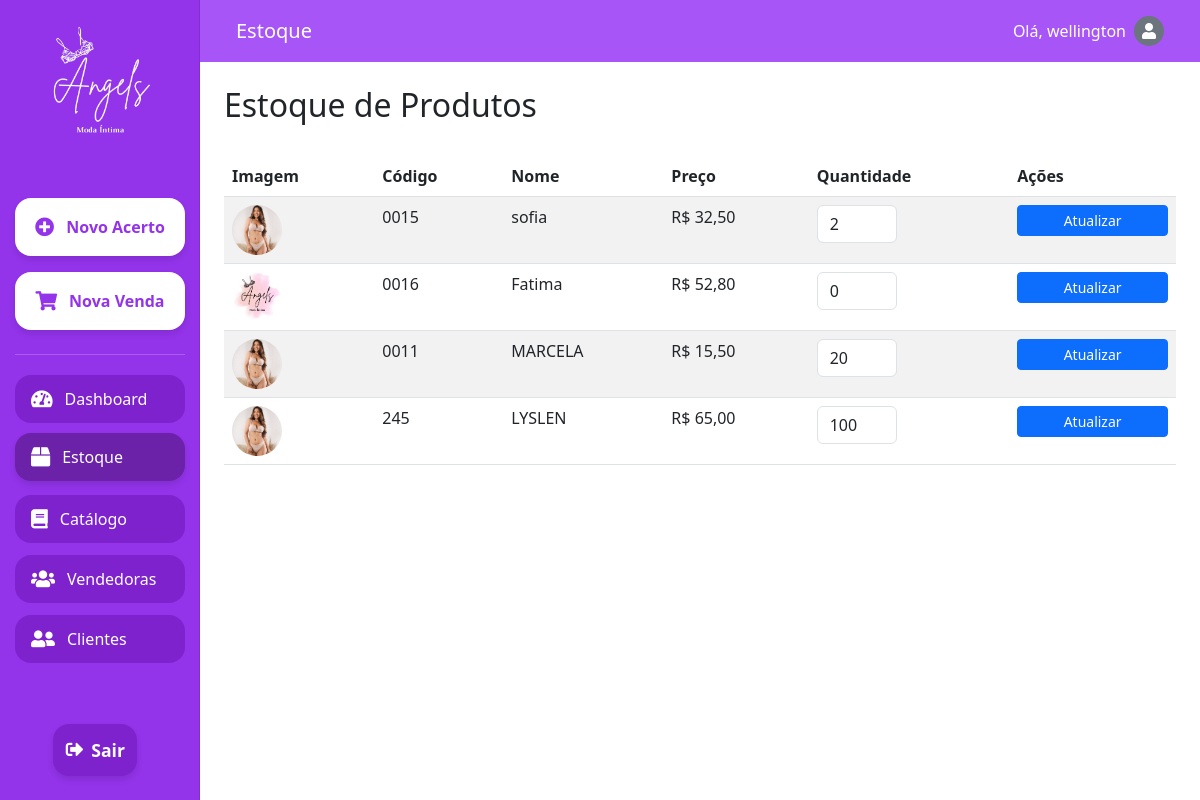
The app's page /estoque/ (signed in) with its own data.
### setup/models.py (models this page shows, shortened)
class CustomUser(AbstractUser):
    email = models.EmailField(_('email address'), unique=True)
    profile_picture = models.ImageField(upload_to='profile_pics/', null=True, blank=True)
    USERNAME_FIELD = 'email'
    REQUIRED_FIELDS = ['username']

class Produto(models.Model):
    codigo = models.CharField(max_length=50, unique=True)
    nome = models.CharField(max_length=100)
    foto = models.ImageField(upload_to='produtos/', null=True, blank=True)
    preco = models.DecimalField(max_digits=10, decimal_places=2)
    quantidade = models.IntegerField(default=0)

### setup/views.py (the view)
# urls.py: path('estoque/', views.estoque, name='estoque'),
@login_required
def estoque(request):
    produtos = Produto.objects.all()
    return render(request, 'estoque.html', {'produtos': produtos})

### setup/templates/estoque.html (shortened to what this page needs)
{% extends 'base.html' %}
{% load static %}
{% block content %}
<!DOCTYPE html>
<html lang="pt-br">
<head>
    <link href="https://cdn.jsdelivr.net/npm/bootstrap@5.3.0/dist/css/bootstrap.min.css" rel="stylesheet">
    <link href="https://cdnjs.cloudflare.com/ajax/libs/font-awesome/5.15.3/css/all.min.css" rel="stylesheet">
</head>
<body>
    <div class="container-fluid vh-100">
        <div class="row h-100">
            <nav id="sidebarMenu" class="col-md-3 col-lg-2 d-md-block sidebar collapse p-0">
                <div class="position-sticky pt-3 h-100 d-flex flex-column align-items-center">
                    <div class="text-center mb-4">
                        <img src="{% static 'images/logo_Angels_branco.png' %}" alt="Angels Logo" class="img-fluid" style="max-width: 150px;">
                    </div>
                    <a class="btn btn-highlight mb-2" href="#">
                        <i class="fas fa-plus-circle"></i> Novo Acerto
                    </a>
                    <a class="btn btn-highlight mb-2" href="#">
                        <i class="fas fa-shopping-cart"></i> Nova Venda
                    </a>
                    <div class="separator"></div>
                    <a class="nav-link mb-2" href="{% url 'dashboard' %}">
                        <i class="fas fa-tachometer-alt"></i> Dashboard
                    </a>
                    <a class="nav-link mb-2 active" href="{% url 'estoque' %}">
                        <i class="fas fa-box"></i> Estoque
                    </a>
                    <a class="nav-link mb-2" href="{% url 'catalogo' %}">
                        <i class="fas fa-book"></i> Catálogo
                    </a>
                    <a class="nav-link mb-2" href="{% url 'vendedoras' %}">
                        <i class="fas fa-users"></i> Vendedoras
                    </a>
                    <a class="nav-link mb-2" href="{% url 'clientes' %}">
                        <i class="fas fa-user-friends"></i> Clientes
                    </a>
                    <div class="mt-auto mb-3">
                        <a class="btn btn-exit" href="{% url 'login' %}">
                            <i class="fas fa-sign-out-alt me-2"></i>
                            <span>Sair</span>
                        </a>
                    </div>
                </div>
            </nav>
            <main class="col-md-9 ms-sm-auto col-lg-10 px-md-4">
                <nav class="navbar navbar-expand-lg navbar-dark custom-navbar mb-4">
                    <div class="container-fluid">
                        <a class="navbar-brand" href="#">Estoque</a>
                        <span class="navbar-text text-white d-flex align-items-center">
                            Olá, {{ user.username }}
                            {% if user.profile_picture %}
                                <img src="{{ user.profile_picture.url }}" alt="Foto de perfil" class="rounded-circle ms-2" style="width: 30px; height: 30px; object-fit: cover;">
                            {% else %}
                                <div class="rounded-circle ms-2 bg-secondary d-flex align-items-center justify-content-center" style="width: 30px; height: 30px;">
                                    <i class="fas fa-user text-white"></i>
                                </div>
                            {% endif %}
                        </span>
                    </div>
                </nav>
                <div class="d-flex justify-content-between align-items-center mb-4">
                    <h1 class="h2">Estoque de Produtos</h1>
                </div>
                <div class="table-responsive">
                    <table class="table table-striped table-hover">
                        <thead>
                            <tr>
                                <th>Imagem</th>
                                <th>Código</th>
                                <th>Nome</th>
                                <th>Preço</th>
                                <th>Quantidade</th>
                                <th>Ações</th>
                            </tr>
                        </thead>
                        <tbody>
                            {% for produto in produtos %}
                            <tr>
                                <td>
                                    {% if produto.foto %}
                                        <img src="{{ produto.foto.url }}" alt="{{ produto.nome }}" class="product-image">
                                    {% else %}
                                        <div class="product-image bg-secondary d-flex align-items-center justify-content-center">
                                            <i class="fas fa-image text-white"></i>
                                        </div>
                                    {% endif %}
                                </td>
                                <td>{{ produto.codigo }}</td>
                                <td>{{ produto.nome }}</td>
                                <td>R$ {{ produto.preco|floatformat:2 }}</td>
                                <td>
                                    <input type="number" class="form-control quantity-input" value="{{ produto.quantidade }}" min="0" data-produto-id="{{ produto.id }}">
                                </td>
                                <td>
                                    <button class="btn btn-sm btn-primary update-quantity" data-produto-id="{{ produto.id }}">Atualizar</button>
                                </td>
                            </tr>
                            {% empty %}
                            <tr>
                                <td colspan="6" class="text-center">Nenhum produto cadastrado.</td>
                            </tr>
                            {% endfor %}
                        </tbody>
                    </table>
                </div>
            </main>
        </div>
    </div>
</body>
</html>
{% endblock %}

### setup/templates/base.html (style rules this page uses)
body { background-color: #9333ea; min-height: 100vh; display: flex; align-items: center; justify-content: center; }
.form-control { border-radius: 25px; padding: 0.75rem 1.25rem; border: 1px solid #e2e8f0; }
.btn-primary { background-color: #9333ea; border: none; border-radius: 25px; padding: 0.75rem; width: 100%; font-weight: 500; transition: all 0.3s ease; }

### setup/templates/estoque.html (style rules this page uses)
body, html { height: 100%; overflow-x: hidden; }
.sidebar { position: fixed; top: 0; bottom: 0; left: 0; z-index: 100; padding: 0; box-shadow: inset -1px 0 0 rgba(0, 0, 0, .1); background-color: #9333ea; display: flex; flex-direction: column; align-items: center; padding-top: 1rem; }
.sidebar .nav-link { color: #fff; font-weight: 500; padding: 0.75rem 1rem; margin: 0.25rem 0; font-size: 1rem; display: flex; align-items: center; justify-content: flex-start; width: 85%; border-radius: 1rem; transition: all 0.3s ease; background-color: #7e22ce; }
.sidebar .nav-link:hover, .sidebar .nav-link.active { background-color: #6b21a8; transform: translateY(-2px); box-shadow: 0 4px 6px rgba(0, 0, 0, 0.1); }
.sidebar .btn-highlight { background-color: #ffffff; color: #9333ea; font-weight: 600; padding: 0.75rem 1rem; margin: 0.5rem 0; border-radius: 1rem; text-align: center; transition: all 0.3s ease; box-shadow: 0 4px 6px rgba(0, 0, 0, 0.1); width: 85%; text-align: left; display: flex; align-items: center; justify-content: flex-start; padding: 0.75rem 1rem; margin: 0.5rem 0; font-size: 1rem; justify-content: center; font-size: 1rem; padding: 1rem; }
.sidebar .btn-exit { background-color: #7e22ce; color: #ffffff; font-weight: 600; padding: 0.75rem 1rem; margin: 0.5rem 0; border-radius: 1rem; transition: all 0.3s ease; box-shadow: 0 4px 6px rgba(0, 0, 0, 0.1); width: 90%; font-size: 1.1rem; display: flex; align-items: center; justify-content: center; }
.sidebar .btn-exit i { margin-right: 0.5rem; }
.sidebar .nav-link i, .sidebar .btn-highlight i { margin-right: 0.75rem; font-size: 1.2rem; }
.sidebar .separator { width: 85%; height: 1px; background-color: rgba(255, 255, 255, 0.2); margin: 1rem 0; }
main { padding-top: 0 !important; }
.custom-navbar { background-color: #a855f7; margin-left: -1.5rem; margin-right: -1.5rem; padding-left: 1.5rem; padding-right: 1.5rem; }
.navbar-text { font-size: 1rem; font-weight: 500; }
.product-image { width: 50px; height: 50px; object-fit: cover; border-radius: 50%; }
.quantity-input { width: 80px; }

### records on screen
CustomUser: username "wellington"
Produto: foto (picture), codigo "0015", nome "sofia", preco "32,50", quantidade "2"
Produto: foto (picture), codigo "0016", nome "Fatima", preco "52,80", quantidade "0"
Produto: foto (picture), codigo "0011", nome "MARCELA", preco "15,50", quantidade "20"
Produto: foto (picture), codigo "245", nome "LYSLEN", preco "65,00", quantidade "100"
